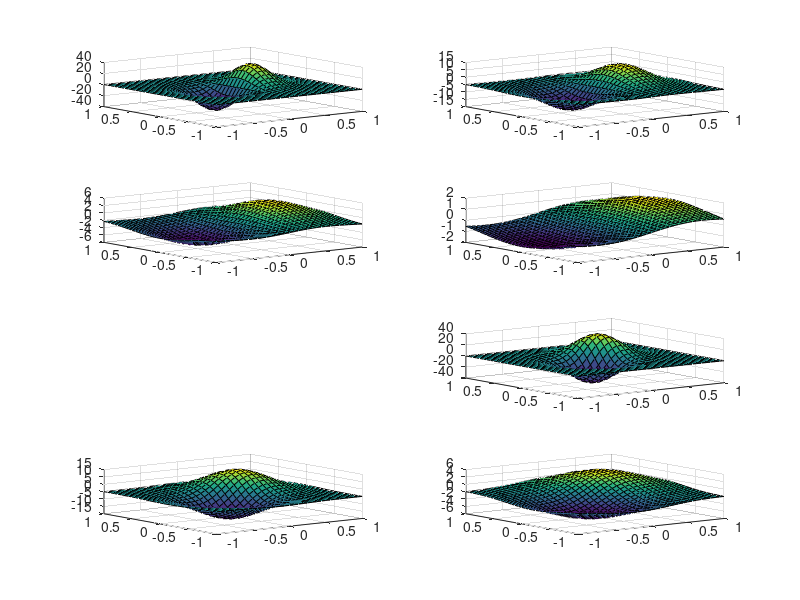

The MATLAB source for this figure: (Note: this script raises an error after producing the figure.)
close all; clear variables;

%Classification: transformée en ondelettes continues

dx=2/64;
alpha=pi;
[X,Y]=meshgrid(-1:dx:+1);
T=exp((-1/2)*(X.^2+Y.^2));
Psi=(X*cos(alpha)+Y*sin(alpha)).*T;

figure(1);
%subplot(2,2,1);

surf(X,Y,Psi);

dx=4/64;
l=1;
dtheta=3.1415/4;
R_l_dtheta = [cos(l*dtheta) sin(l*dtheta);-sin(l*dtheta) cos(l*dtheta)];

[X,Y]=meshgrid(-1:dx:+1);
phi_j_l = zeros(1,length(X));
for l=0:1
   for j = -4:-1 
       %figure();
       subplot(4,2,(j+5)+(l*5));
       disp((j+5)*(l+1));
       scal=1/(2^j);
       
       T=exp((-1/2)*(scal*X.^2+scal*Y.^2));
       alpha=l*dtheta;
       Phi =(scal*X*cos(alpha)+scal*Y*sin(alpha)).*T;
       phi_j_l=(1/2^j)*Phi;
       surf(X,Y,phi_j_l);
       
       
       
   end
end
